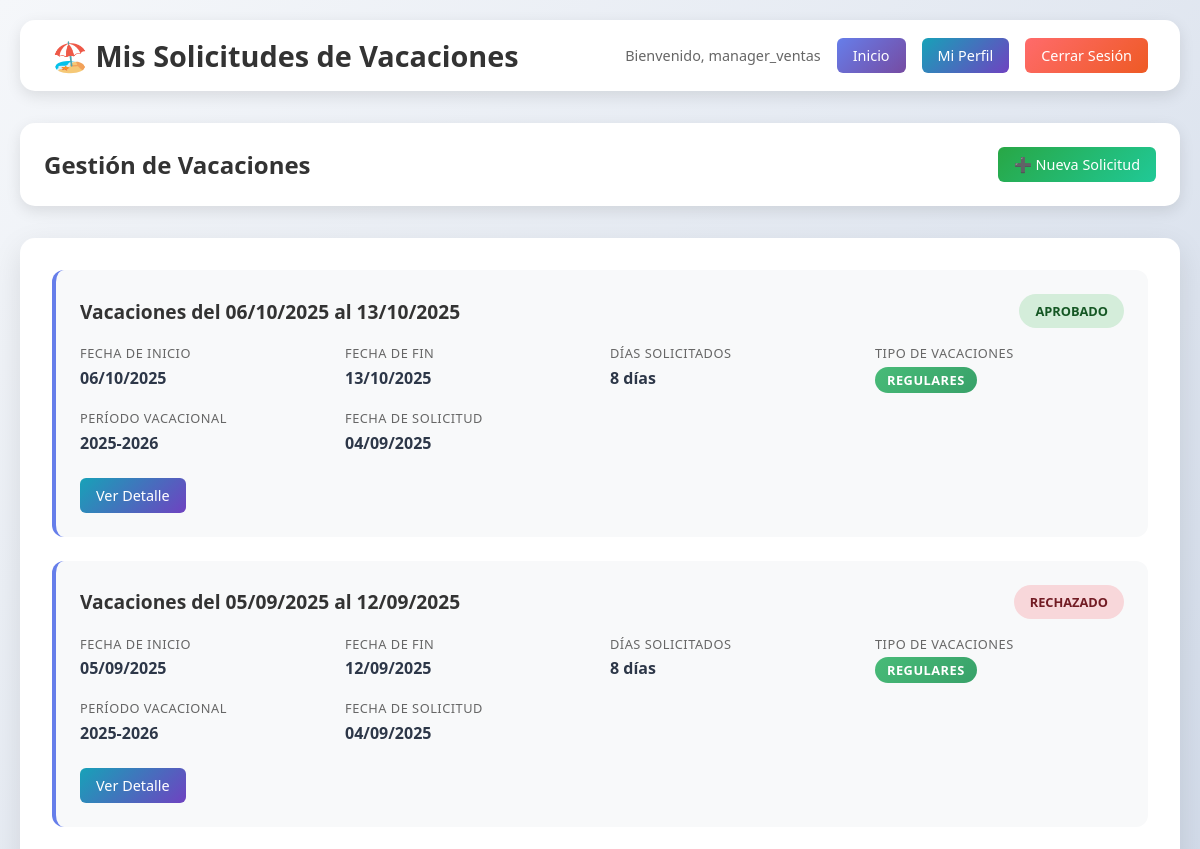
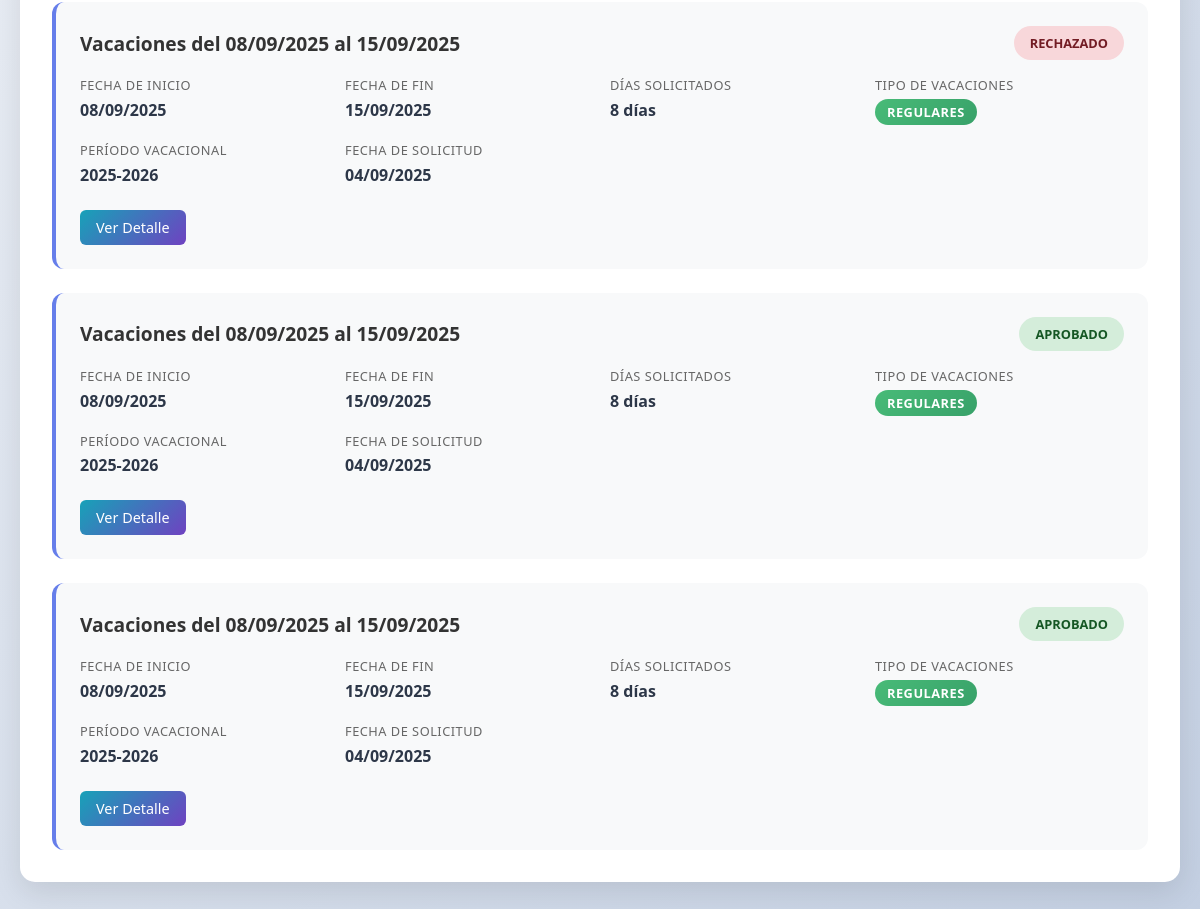
The page /solicitudes/ (signed in) on the database its author committed (2 pictures, top to bottom).
### empleados/models.py (models this page shows, shortened)
class SolicitudVacaciones(models.Model):
    ESTADOS_CHOICES = [
        ('pendiente', 'Pendiente'),
        ('aprobado', 'Aprobado'),
        ('rechazado', 'Rechazado'),
        ('cancelado', 'Cancelado'),
    ]
    TIPO_VACACIONES_CHOICES = [
        ('regulares', 'Regulares'),
        ('adelantadas', 'Adelantadas'),
        ('fraccionadas', 'Fraccionadas'),
    ]
    PERIODO_VACACIONAL_CHOICES = [
        ('2024-2025', '2024-2025'),
        ('2025-2026', '2025-2026'),
        ('2026-2027', '2026-2027'),
        ('2027-2028', '2027-2028'),
        ('2028-2029', '2028-2029'),
    ]
    empleado = models.ForeignKey(Empleado, on_delete=models.CASCADE, related_name='solicitudes_vacaciones')
    fecha_inicio = models.DateField()
    fecha_fin = models.DateField()
    dias_solicitados = models.PositiveIntegerField()
    motivo = models.TextField(max_length=500, blank=True)
    estado = models.CharField(max_length=20, choices=ESTADOS_CHOICES, default='pendiente')
    fecha_solicitud = models.DateTimeField(auto_now_add=True)
    fecha_resolucion = models.DateTimeField(null=True, blank=True)
    comentario_admin = models.TextField(max_length=500, blank=True)
    procesado_por = models.ForeignKey(
        Empleado, on_delete=models.SET_NULL, null=True, blank=True, related_name='solicitudes_procesadas'
    )
    periodo_vacacional = models.CharField(
        max_length=20,
        choices=PERIODO_VACACIONAL_CHOICES,
        default='2025-2026',
        help_text='Período vacacional al que corresponde la solicitud'
    )
    tipo_vacaciones = models.CharField(
        max_length=20,
        choices=TIPO_VACACIONES_CHOICES,
        default='regulares',
        help_text='Tipo de vacaciones según la antigüedad del empleado'
    )
    class Meta:
        ordering = ['-fecha_solicitud']
        verbose_name = 'Solicitud de Vacaciones'
        verbose_name_plural = 'Solicitudes de Vacaciones'
    def puede_cancelar(self):
        return self.estado == 'pendiente'

### empleados/views.py (the view)
# urls.py: path('solicitudes/', views.lista_solicitudes_vacaciones, name='lista_solicitudes_vacaciones'),
@login_required
def lista_solicitudes_vacaciones(request):
    try:
        empleado = Empleado.objects.get(email=request.user.email)
        solicitudes = SolicitudVacaciones.objects.filter(empleado=empleado).order_by('-fecha_solicitud')
        contexto = {
            'empleado': empleado,
            'solicitudes': solicitudes,
            'user': request.user
        }
    except Empleado.DoesNotExist:
        messages.error(request, 'No tienes un perfil de empleado asociado.')
        return redirect('login_empleado')
    return render(request, 'empleados/solicitudes_vacaciones.html', contexto)

### empleados/templates/empleados/solicitudes_vacaciones.html (shortened to what this page needs)
<!DOCTYPE html>
<html lang="es">
<head>
</head>
<body>
    <div class="main-content">
        <div class="header">
            <h1>🏖️ Mis Solicitudes de Vacaciones</h1>
            <div class="user-info">
                <span class="welcome-text">Bienvenido, {{ user.username }}</span>
                <a href="{% url 'inicio_empleado' %}" class="btn btn-primary">Inicio</a>
                <a href="{% url 'perfil_empleado' %}" class="btn btn-info">Mi Perfil</a>
                <a href="{% url 'logout_empleado' %}" class="btn btn-danger">Cerrar Sesión</a>
            </div>
        </div>
        <div class="actions-bar">
            <h2>Gestión de Vacaciones</h2>
            <a href="{% url 'nueva_solicitud_vacaciones' %}" class="btn btn-success">➕ Nueva Solicitud</a>
        </div>
        <div class="card">
            {% if solicitudes %}
                <div class="solicitudes-grid">
                    {% for solicitud in solicitudes %}
                    <div class="solicitud-item">
                        <div class="solicitud-header">
                            <div class="solicitud-title">
                                Vacaciones del {{ solicitud.fecha_inicio|date:"d/m/Y" }} al {{ solicitud.fecha_fin|date:"d/m/Y" }}
                            </div>
                            <span class="estado-badge estado-{{ solicitud.estado }}">
                                {{ solicitud.get_estado_display }}
                            </span>
                        </div>
                        <div class="solicitud-details">
                            <div class="detail-item">
                                <div class="detail-label">Fecha de Inicio</div>
                                <div class="detail-value">{{ solicitud.fecha_inicio|date:"d/m/Y" }}</div>
                            </div>
                            <div class="detail-item">
                                <div class="detail-label">Fecha de Fin</div>
                                <div class="detail-value">{{ solicitud.fecha_fin|date:"d/m/Y" }}</div>
                            </div>
                            <div class="detail-item">
                                <div class="detail-label">Días Solicitados</div>
                                <div class="detail-value">{{ solicitud.dias_solicitados }} días</div>
                            </div>
                            <div class="detail-item">
                                <div class="detail-label">Tipo de Vacaciones</div>
                                <div class="detail-value">
                                    <span class="tipo-badge tipo-{{ solicitud.tipo_vacaciones }}">
                                        {{ solicitud.get_tipo_vacaciones_display }}
                                    </span>
                                </div>
                            </div>
                            <div class="detail-item">
                                <div class="detail-label">Período Vacacional</div>
                                <div class="detail-value">{{ solicitud.periodo_vacacional }}</div>
                            </div>
                            <div class="detail-item">
                                <div class="detail-label">Fecha de Solicitud</div>
                                <div class="detail-value">{{ solicitud.fecha_solicitud|date:"d/m/Y" }}</div>
                            </div>
                        </div>
                        <div class="solicitud-actions">
                            <a href="{% url 'detalle_solicitud_vacaciones' solicitud.id %}" class="btn btn-info">Ver Detalle</a>
                        </div>
                    </div>
                    {% endfor %}
                </div>
            {% else %}
                <div class="empty-state">
                    <h3>📝 No tienes solicitudes de vacaciones</h3>
                    <p>Comienza creando tu primera solicitud de vacaciones</p>
                    <a href="{% url 'nueva_solicitud_vacaciones' %}" class="btn btn-success">Crear Primera Solicitud</a>
                </div>
            {% endif %}
        </div>
    </div>
</body>
</html>

### empleados/templates/empleados/solicitudes_vacaciones.html (style rules this page uses)
* { margin: 0; padding: 0; box-sizing: border-box; }
body { font-family: 'Segoe UI', Tahoma, Geneva, Verdana, sans-serif; background: linear-gradient(135deg, #f5f7fa 0%, #c3cfe2 100%); min-height: 100vh; padding: 20px; }
.header { background: white; padding: 1rem 2rem; border-radius: 15px; box-shadow: 0 5px 15px rgba(0, 0, 0, 0.1); margin-bottom: 2rem; display: flex; justify-content: space-between; align-items: center; }
.header h1 { color: #333; font-size: 1.8rem; }
.user-info { display: flex; align-items: center; gap: 1rem; }
.welcome-text { color: #666; font-size: 0.9rem; }
.btn { padding: 8px 16px; border: none; border-radius: 6px; font-size: 0.9rem; font-weight: 500; cursor: pointer; text-decoration: none; display: inline-block; transition: all 0.3s ease; }
.btn-primary { background: linear-gradient(135deg, #667eea 0%, #764ba2 100%); color: white; }
.btn-success { background: linear-gradient(135deg, #28a745 0%, #20c997 100%); color: white; }
.btn-danger { background: linear-gradient(135deg, #ff6b6b 0%, #ee5a24 100%); color: white; }
.btn-info { background: linear-gradient(135deg, #17a2b8 0%, #6f42c1 100%); color: white; }
.main-content { max-width: 1200px; margin: 0 auto; }
.actions-bar { background: white; padding: 1.5rem; border-radius: 15px; box-shadow: 0 5px 15px rgba(0, 0, 0, 0.1); margin-bottom: 2rem; display: flex; justify-content: space-between; align-items: center; flex-wrap: wrap; gap: 1rem; }
.actions-bar h2 { color: #333; font-size: 1.5rem; }
.card { background: white; padding: 2rem; border-radius: 15px; box-shadow: 0 10px 30px rgba(0, 0, 0, 0.1); margin-bottom: 2rem; }
.solicitudes-grid { display: grid; gap: 1.5rem; }
.solicitud-item { background: #f8f9fa; padding: 1.5rem; border-radius: 12px; border-left: 4px solid #667eea; transition: transform 0.3s ease, box-shadow 0.3s ease; }
.solicitud-header { display: flex; justify-content: space-between; align-items: center; margin-bottom: 1rem; flex-wrap: wrap; gap: 1rem; }
.solicitud-title { font-size: 1.2rem; font-weight: 600; color: #333; }
.estado-badge { padding: 0.5rem 1rem; border-radius: 20px; font-size: 0.8rem; font-weight: 600; text-transform: uppercase; }
.estado-aprobado { background: #d4edda; color: #155724; }
.estado-rechazado { background: #f8d7da; color: #721c24; }
.solicitud-details { display: grid; grid-template-columns: repeat(auto-fit, minmax(200px, 1fr)); gap: 1rem; margin-bottom: 1.5rem; }
.detail-item { display: flex; flex-direction: column; }
.detail-label { font-size: 0.8rem; color: #666; text-transform: uppercase; letter-spacing: 0.5px; margin-bottom: 0.3rem; }
.detail-value { font-size: 1rem; color: #2d3748; font-weight: 600; }
.tipo-badge { display: inline-block; padding: 0.25rem 0.75rem; border-radius: 15px; font-size: 0.8rem; font-weight: 600; text-transform: uppercase; letter-spacing: 0.5px; }
.tipo-regulares { background: linear-gradient(135deg, #48bb78, #38a169); color: white; }
.solicitud-actions { display: flex; gap: 0.5rem; flex-wrap: wrap; }

### rows shown on the page
SolicitudVacaciones: fecha_inicio "06/10/2025", fecha_fin "13/10/2025", estado "APROBADO", dias_solicitados "8", tipo_vacaciones "REGULARES", periodo_vacacional "2025-2026", fecha_solicitud "04/09/2025"
SolicitudVacaciones: fecha_inicio "05/09/2025", fecha_fin "12/09/2025", estado "RECHAZADO", dias_solicitados "8", tipo_vacaciones "REGULARES", periodo_vacacional "2025-2026", fecha_solicitud "04/09/2025"
SolicitudVacaciones: fecha_inicio "08/09/2025", fecha_fin "15/09/2025", estado "RECHAZADO", dias_solicitados "8", tipo_vacaciones "REGULARES", periodo_vacacional "2025-2026", fecha_solicitud "04/09/2025"
SolicitudVacaciones: fecha_inicio "08/09/2025", fecha_fin "15/09/2025", estado "APROBADO", dias_solicitados "8", tipo_vacaciones "REGULARES", periodo_vacacional "2025-2026", fecha_solicitud "04/09/2025"
SolicitudVacaciones: fecha_inicio "08/09/2025", fecha_fin "15/09/2025", estado "APROBADO", dias_solicitados "8", tipo_vacaciones "REGULARES", periodo_vacacional "2025-2026", fecha_solicitud "04/09/2025"

### other values the page prints
{{ user.username }} "manager_ventas"
